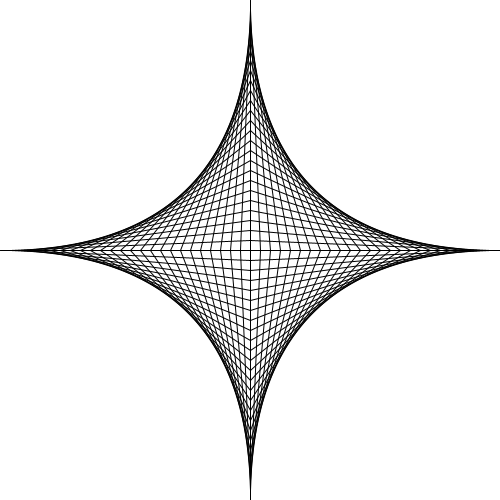
Frame 1 (no input)
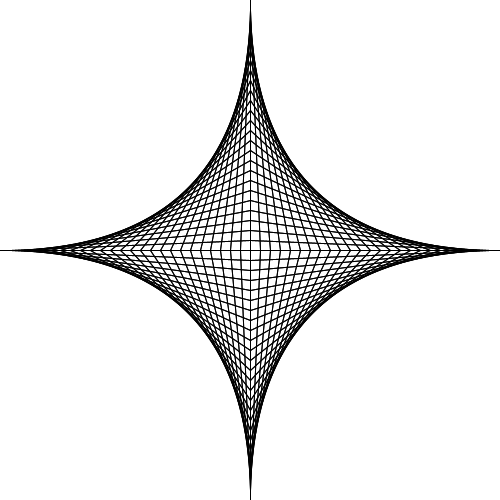
Frame 2 (the mouse pressed at the canvas centre, redrawn once)

The Processing sketch that drew these frames (run headless with seeded random() and noise(); the mouse was pressed at the canvas centre and the sketch redrawn once):

// Processing sketch: processing_2705
// ── processing_2705.pde


void setup() {
  size(500, 500);
  background(255);
  smooth();
  noLoop();
}

void draw(){
  translate(250,250);
  star_thing(0,0,500, 10);
}


void star_thing(int x, int y, int sz, int step) {
  int x_min = x-sz/2;
  int x_mid = x;
  int x_max = x+sz/2;
  int y_min = y-sz/2;
  int y_mid = y;
  int y_max = y+sz/2;
  
  // upper left quadrant
  for (int i = 0; i <= sz/2; i += step) {
    line(x_min + i, y_mid, x_mid, y_mid - i);
  }
  // lower left quadrant
  for (int i = 0; i <= sz/2; i += step) {
    line(x_min + i, y_mid, x_mid, y_mid + i);
  }
  // upper right quadrant
  for (int i = 0; i <= sz/2; i += step) {
    line(x_max - i, y_mid, x_mid, y_mid - i);
  }
  // lower right quadrant
  for (int i = 0; i <= sz/2; i += step) {
    line(x_max - i, y_mid, x_mid, y_mid + i);
  }
}
